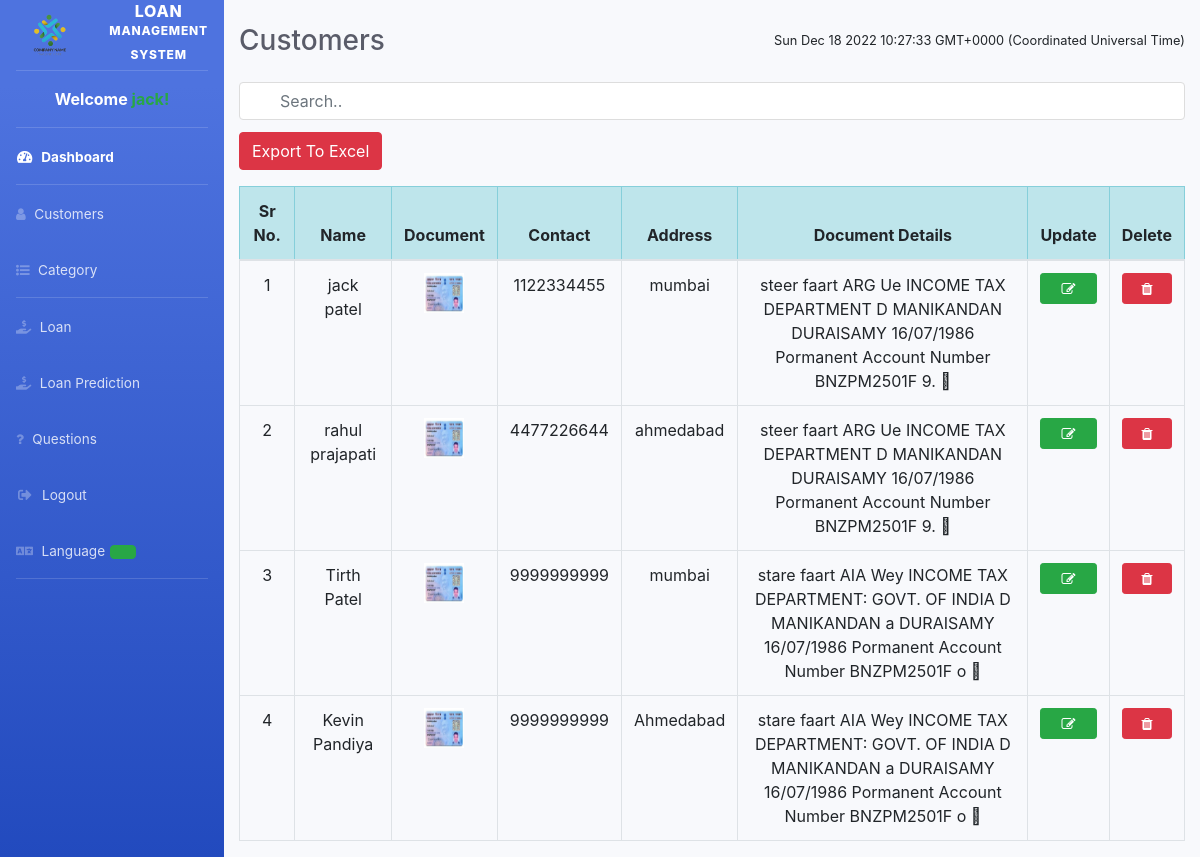
Screenshot of /admin-view-customer (signed in) with the database file from the repository.
### customer/models.py (models this page shows, shortened)
class Customer(models.Model):
    user=models.OneToOneField(User,on_delete=models.CASCADE)
    profile_pic= models.CharField(max_length=50)
    address = models.CharField(max_length=40)
    mobile = models.CharField(max_length=20,null=False)
    card_text = models.CharField(max_length=150)
    credit_score = models.CharField(max_length=3,null=False)
    asset_value = models.CharField(max_length=10,null=False)
    monthly_income = models.CharField(max_length=10,null=False)
    @property
    def get_name(self):
        return self.user.first_name+" "+self.user.last_name

### loan/views.py (the view)
# urls.py: path('admin-view-customer', views.admin_view_customer_view,name='admin-view-customer'),
@login_required(login_url='adminlogin')
def admin_view_customer_view(request):
    customers= CMODEL.Customer.objects.all()
    return render(request,'loan/admin_view_customer.html',{'customers':customers})

### templates/loan/admin_view_customer.html (shortened to what this page needs)
{% extends 'loan/adminbase.html' %}
{% block content %}
{%load static%}
<head>
  <link href="http://netdna.bootstrapcdn.com/bootstrap/4.0.0-beta/css/bootstrap.min.css" rel="stylesheet">
    <link rel="stylesheet" href="https://maxcdn.bootstrapcdn.com/bootstrap/4.4.1/css/bootstrap.min.css">
    <link href="https://maxcdn.bootstrapcdn.com/font-awesome/4.3.0/css/font-awesome.min.css" rel="stylesheet">
<div class="container">
  <div class="d-sm-flex align-items-center justify-content-between mb-4 mt-4">
    <h1 class="h3 mb-0 text-gray-800">Customers</h1>
    <span id='date-time' class="small"></span>
    </div>
    <input class="form-control " id="myInput" type="text" placeholder="Search..">
    <p>
    <button onclick="ExportToExcel('xlsx')" class="btn btn-danger">Export To Excel</button>
    </p>
    <table class="table table-hover table-bordered  table-responsive-sm " id="dev-table">
      <thead class="table-info">
        <tr class="text-center">
          <th>Sr No.</th>
          <th>Name</th>
          <th>Document</th>
          <th>Contact</th>
          <th>Address</th>
          <th>Document Details</th>
          <th>Update</th>
          <th>Delete</th>
        </tr>
      </thead>
      <tbody id="myTable">
      {% for t in customers %}
      <tr class="text-center">
        <td> {{t.id}}</td>
        <td> {{t.get_name}}</td>
        <td> <img src="{% static t.profile_pic %}" alt="Document" height="40px" width="40px" /></td>
        <td>{{t.mobile}}</td>
        <td>{{t.address}}</td>
        <td data-toggle="tooltip" title="{{t.card_text}}">{{t.card_text}}</td>
        <td><a class="btn btn-success btn-sm btn-block" href="{% url 'update-customer' t.id  %}"><span class="fa fa-edit"></span></a></td>
        <td><a class="btn btn-danger btn-sm btn-block" href="{% url 'delete-customer' t.id  %}"><span class="fa fa-trash"></span></a></td>
      </tr>
      {% endfor %}
    </tbody>
    </table>
  </div>
</div>
{% endblock content %}

### templates/loan/adminbase.html (shortened to what this page needs)
{% load static %}
<!DOCTYPE html>
<html lang="en" dir="ltr">
  <head>
    <link href="https://cdnjs.cloudflare.com/ajax/libs/font-awesome/5.11.2/css/all.min.css" rel="stylesheet" type="text/css">
    <link href="{% static 'css/sb-admin-2.min.css' %}" rel="stylesheet">
    <link rel="stylesheet" href="{% static 'date-time-phone/jquery-ui.css' %}">
    <link rel='stylesheet' href="{% static 'date-time-phone/jquery-ui-timepicker-addon.css' %}" />
  </head>
<body id="page-top">
  <div id="wrapper">
    <ul class="navbar-nav bg-gradient-primary sidebar sidebar-dark accordion" id="accordionSidebar">
      <a class="sidebar-brand d-flex align-items-center justify-content-center" href="#">
        <div class="sidebar-brand-icon">
          <img src="{% static 'img/logo_image.png' %}" class="rounded" style="height: 101%; width: 150%;" alt="Cinque Terre">
        </div>
        <div class="sidebar-brand-text ml-5"> Loan<sup> Management</sup><sup> System</sup></div>
      </a>
      <hr class="sidebar-divider">
      <p class="text-center text-white font-weight-bold">Welcome <span class="text-success">{{user.username}}!</span></p>
      <hr class="sidebar-divider my-0">
      <li class="nav-item active">
        <a class="nav-link" href="{% url 'admin-dashboard' %}">
          <i class="fas fa-fw fa-tachometer-alt"></i>
          <span>Dashboard</span></a>
      </li>
      <hr class="sidebar-divider my-0">
      <li class="nav-item">
        <a class="nav-link" href="{% url 'admin-view-customer' %}">
          <i class="fa fa-user"></i>
          <span>Customers</span></a>
        </li>
      <li class="nav-item">
        <a class="nav-link" href="{% url 'admin-category' %}">
          <i class="fa fa-list-ul"></i>
          <span>Category</span></a>
      </li>
      <hr class="sidebar-divider my-0">
      <li class="nav-item">
        <a class="nav-link" href="{% url 'admin-loan' %}">
          <i class="fas fa-hand-holding-usd"></i>
          <span>Loan</span></a>
      </li>
      <li class="nav-item">
        <a class="nav-link" href="{% url 'myform' %}">
          <i class="fas fa-hand-holding-usd"></i>
          <span>Loan Prediction</span></a>
      </li>
      <li class="nav-item">
        <a class="nav-link" href="{% url 'admin-question' %}">
          <i class="fa fa-question"></i>
          <span>Questions</span></a>
      </li>
      <li class="nav-item">
        <a class="nav-link" href="{% url 'logout' %}">
          <i class="fas fa-fw fa-sign-out-alt"></i>
          <span>Logout</span></a>
      </li>
      <li class="nav-item">
        <a class="nav-link">
          <i class="fas fa-language"></i>
          <span >Language</span>
          <div id="google_translate_element" class="btn btn-success"></div>
        </a>
      </li>
      <hr class="sidebar-divider d-none d-md-block">
    </ul>
    <div id="content-wrapper" class="d-flex flex-column">
      <div id="content mt-5">
        {% block content %}
        {% endblock content %}
  </div>
</body>
</html>

### templates/loan/admin_view_customer.html (style rules this page uses)
* { box-sizing: border-box; }
#myInput { background-image: url('/css/searchicon.png'); background-position: 10px 12px; background-repeat: no-repeat; width: 100%; font-size: 16px; padding: 12px 20px 12px 40px; border: 1px solid #ddd; margin-bottom: 12px; }

### rows the page displays
Customer: id "1", get_name "jack patel", profile_pic (picture), mobile "1122334455", address "mumbai", card_text "steer faart ARG Ue INCOME TAX DEPARTMENT D MANIKANDAN DURAISAMY 16/07/1986 Pormanent Account Number BNZPM2501F 9."
Customer: id "2", get_name "rahul prajapati", profile_pic (picture), mobile "4477226644", address "ahmedabad", card_text "steer faart ARG Ue INCOME TAX DEPARTMENT D MANIKANDAN DURAISAMY 16/07/1986 Pormanent Account Number BNZPM2501F 9."
Customer: id "3", get_name "Tirth Patel", profile_pic (picture), mobile "9999999999", address "mumbai", card_text "stare faart AIA Wey INCOME TAX DEPARTMENT: GOVT. OF INDIA D MANIKANDAN a DURAISAMY 16/07/1986 Pormanent Account Number BNZPM2501F o"
Customer: id "4", get_name "Kevin Pandiya", profile_pic (picture), mobile "9999999999", address "Ahmedabad", card_text "stare faart AIA Wey INCOME TAX DEPARTMENT: GOVT. OF INDIA D MANIKANDAN a DURAISAMY 16/07/1986 Pormanent Account Number BNZPM2501F o"
